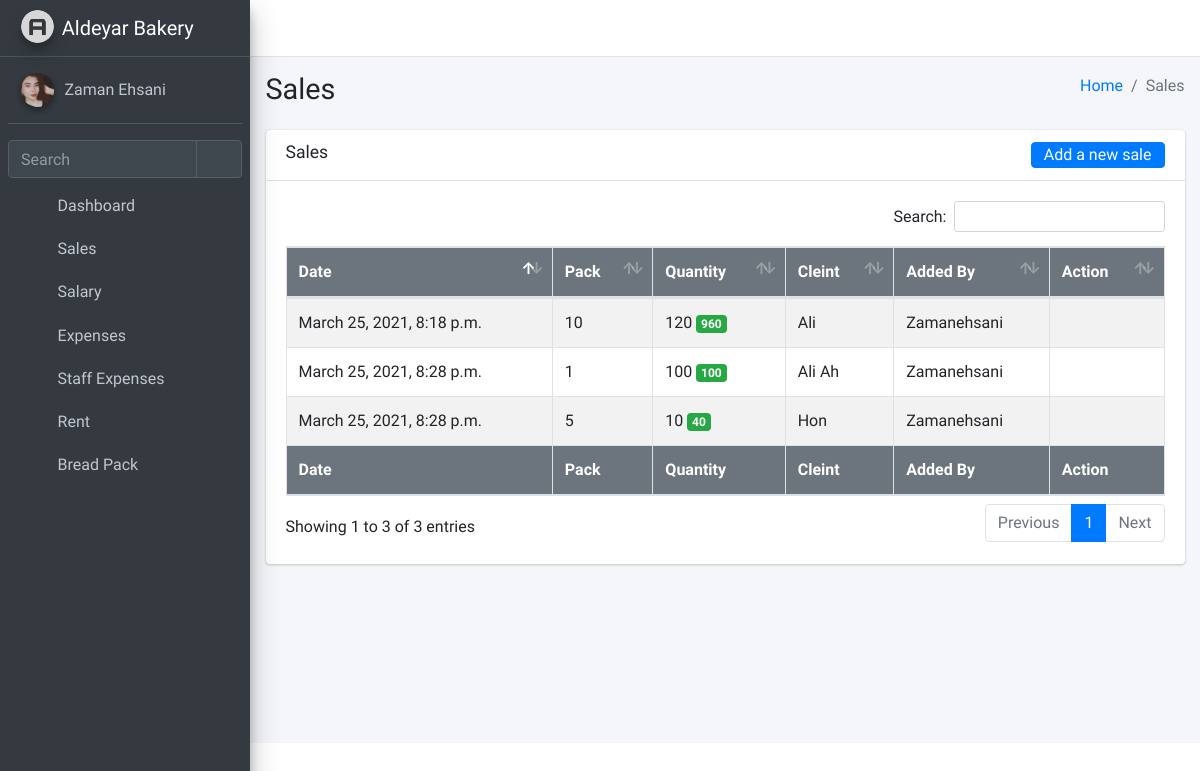
The page /sale (signed in) on the database its author committed.
### Dash/models.py (models this page shows, shortened)
class Profile(models.Model):
    user = models.OneToOneField(User, on_delete=models.CASCADE)
    about = models.TextField("tell me about yourself",null=True, blank=True)
    phone = models.PositiveIntegerField("what is your phone?",null=True, blank=True)
    address = models.CharField("where do you live?",max_length=500,null=True, blank=True)
    photo = models.ImageField("Upload a square picture of yourself.",default='default.png', upload_to = upload_location, null=True, blank=True)

class Sale(models.Model):
    user    = models.ForeignKey(User, on_delete=models.DO_NOTHING)
    bread   = models.ForeignKey(Bread, on_delete=models.DO_NOTHING)
    quantity= models.PositiveSmallIntegerField()
    cleint  = models.CharField(max_length=200, null=True, blank=True)
    date    = models.DateTimeField(auto_now=False, auto_now_add=True)
    class Meta:
        verbose_name_plural = "Sale"

class Bread(models.Model):
    package = models.CharField(max_length=200, null=True, blank=True)
    price   = models.DecimalField(max_digits=10, decimal_places=3)
    date    = models.DateTimeField(auto_now=False, auto_now_add=True)
    class Meta:
        verbose_name_plural = "Bread"
    def __str__(self):
        return self.package

### Dash/views.py (the view)
# urls.py: path('sale', dash_view.Sale.as_view(), name="sale"),
class Sale(LoginRequiredMixin, ListView):
    login_url = '/login'
    model = models.Sale
    template_name = "sale.html"
    def get_context_data(self, *args, **kwargs):
        data = super(Sale, self).get_context_data(*args, **kwargs)
        data['page_title'] = 'Sales'
        return data

### templates/sale.html
{% extends 'base.html' %}
{% load static %}
{% block content %}
{% include 'asidebar.html' %}
  <div class="content-wrapper">
    <section class="content-header">
      <div class="container-fluid">
        <div class="row mb-2">
          <div class="col-sm-6">
            <h1> Sales</h1>
          </div>
          <div class="col-sm-6">
            <ol class="breadcrumb float-sm-right">
              <li class="breadcrumb-item"><a href="{% url 'dashboard' %}">Home</a></li>
              <li class="breadcrumb-item active"> Sales</li>
            </ol>
          </div>
        </div>
      </div>
    </section>
    <section class="content">
      <div class="container-fluid">
        <div class="row">
          <div class="col-12">
            <div class="card">
              <div class="card-header">
                <h3 class="card-title"> Sales</h3>
                <a href="{% url 'add_sale' %}" class="btn btn-primary float-right pt-0 pb-0"> Add a new sale</a>
              </div>
              <div class="card-body">
                <table id="example1" class="table table-bordered table-striped">
                  <thead class="bg-secondary">
                    <tr>
                      <th>Date</th>
                      <th>Pack</th>
                      <th>Quantity</th>
                      <th>Cleint</th>
                      <th>Added By</th>
                      <th>Action</th>
                    </tr>
                  </thead>
                  <tbody>
                    {% for obj in object_list  %}
                      <tr>
                        <td>{{obj.date}}</td>
                        <td>{{obj.bread}}</td>
                        <td>{{obj.quantity}} <a href="#" class="badge badge-success">{% widthratio obj.bread.price 1 obj.quantity %}</a></td>
                        <td>{{obj.cleint|title}}</td>
                        <td>{{obj.user|title}}</td>
                        <td class="text-center">
                          <a href="{% url 'update_sale' obj.id %}" class=" mr-3 pt-0 pb-0" title="make changes"><i class="fas fa-edit"></i></a>
                          <a href="{% url 'delete_sale' obj.id %}" class="pt-0 pb-0 text-danger" title="Remove the Record. Only the person added, can remove"><i class="fas fa-trash"></i></a>
                        </td>
                      </tr>
                  {% endfor %}
                  </tbody>
                  <tfoot class="bg-secondary">
                  <tr>
                    <th>Date</th>
                    <th>Pack</th>
                    <th>Quantity</th>
                    <th>Cleint</th>
                    <th>Added By</th>
                    <th>Action</th>
                  </tr>
                  </tfoot>
                </table>
              </div>
            </div>
          </div>
        </div>
      </div>
    </section>
  </div>
{% endblock content  %}

### templates/asidebar.html (shortened to what this page needs)
{% load static %}
  <nav class="main-header navbar navbar-expand navbar-white navbar-light">
    <ul class="navbar-nav">
      <li class="nav-item">
        <a class="nav-link" data-widget="pushmenu" href="#" role="button"><i class="fas fa-bars"></i></a>
      </li>
      <li class="nav-item d-none d-sm-inline-block">
        <a href="#" class="nav-link">
        </a>
      </li>
    </ul>
    <ul class="navbar-nav ml-auto">
      <li class="nav-item">
        <a class="nav-link" data-widget="fullscreen" href="#" role="button">
          <i class="fas fa-expand-arrows-alt"></i>
        </a>
      </li>
      <li class="nav-item">
        <a class="nav-link" href="{% url 'logout' %}" role="button">
          <i class="fas fa-sign-out-alt"></i>
        </a>
      </li>
    </ul>
  </nav>
  <aside class="main-sidebar sidebar-dark-primary elevation-4">
    <a href="{% url 'dashboard' %}" class="brand-link">
      <img src="{% static 'dist/img/AdminLTELogo.png' %}" alt="Aldiyar Bakery" class="brand-image img-circle elevation-3" style="opacity: .8">
      <span class="brand-text font-weight-light">Aldeyar Bakery</span>
    </a>
    <div class="sidebar">
      <div class="user-panel mt-3 pb-3 mb-3 d-flex">
        <div class="image">
          <img src="{{user.profile.photo.url}}" class="img-circle elevation-2" alt="User Image">
        </div>
        <div class="info">
          <a href="{% url 'profile' pk=user.id %}" class="d-block">{{user.get_full_name|default:user.username|title}}</a>
        </div>
      </div>
      <div class="form-inline">
        <div class="input-group" data-widget="sidebar-search">
          <input class="form-control form-control-sidebar" type="search" placeholder="Search" aria-label="Search">
          <div class="input-group-append">
            <button class="btn btn-sidebar">
              <i class="fas fa-search fa-fw"></i>
            </button>
          </div>
        </div>
      </div>
      <nav class="mt-2">
        <ul class="nav nav-pills nav-sidebar flex-column" data-widget="treeview" role="menu" data-accordion="false">
          <li class="nav-item">
            <a href="{% url 'dashboard' %}" class="nav-link">
              <i class=" nav-icon fas fa-th-large"></i>
              <p> Dashboard</p>
            </a>
          </li>
          <li class="nav-item">
            <a href="{% url 'sale' %}" class="nav-link">
              <i class="nav-icon fas fa-shopping-basket "></i>
              <p> Sales </p></a>
          </li>
          <li class="nav-item">
            <a href="{% url 'salary' %}" class="nav-link">
              <i class="nav-icon fas fa-money-bill-alt"></i>
              <p> Salary </p>
            </a>
          </li>
          <li class="nav-item">
            <a href="{% url 'expense' %}" class="nav-link">
              <i class="nav-icon fas fa-money-bill-wave"></i>
              <p> Expenses </p>
            </a>
          </li>
          <li class="nav-item">
            <a href="{% url 'staff_expense' %}" class="nav-link">
              <i class="nav-icon fas fa-money-check-alt"></i>
              <p>  Staff Expenses </p>
            </a>
          </li>
          <li class="nav-item">
            <a href="{% url 'rent' %}" class="nav-link">
              <i class="nav-icon fas fa-hand-holding-usd"></i>
              <p>  Rent </p>
            </a>
          </li>
          <li class="nav-item">
            <a href="{% url 'bread' %}" class="nav-link">
              <i class="nav-icon fas fa-cookie-bite"></i>
              <p>  Bread Pack </p>
            </a>
          </li>
        </ul>
      </nav>
    </div>
  </aside>

### rows shown on the page
Sale: date "March 25, 2021, 8:18 p.m.", bread "10", quantity "120", bread+quantity "960", cleint "Ali", user "Zamanehsani"
Sale: date "March 25, 2021, 8:28 p.m.", bread "1", quantity "100", bread+quantity "100", cleint "Ali Ah", user "Zamanehsani"
Sale: date "March 25, 2021, 8:28 p.m.", bread "5", quantity "10", bread+quantity "40", cleint "Hon", user "Zamanehsani"

### other values the page prints
{{ user.get_full_name|default:user.username|title }} "Zaman Ehsani"
